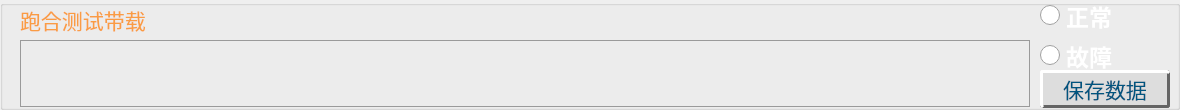
           <widget class="QGroupBox" name="groupBox_2">
            <property name="geometry">
             <rect>
              <x>10</x>
              <y>120</y>
              <width>1180</width>
              <height>110</height>
             </rect>
            </property>
            <property name="styleSheet">
             <string notr="true"/>
            </property>
            <property name="title">
             <string/>
            </property>
            <widget class="QLabel" name="lab_2">
             <property name="geometry">
              <rect>
               <x>20</x>
               <y>5</y>
               <width>1010</width>
               <height>30</height>
              </rect>
             </property>
             <property name="minimumSize">
              <size>
               <width>0</width>
               <height>0</height>
              </size>
             </property>
             <property name="maximumSize">
              <size>
               <width>9999999</width>
               <height>16777215</height>
              </size>
             </property>
             <property name="font">
              <font>
               <family>华光标题宋_CNKI</family>
               <pointsize>16</pointsize>
               <weight>50</weight>
               <bold>false</bold>
              </font>
             </property>
             <property name="styleSheet">
              <string notr="true">color: rgb(250, 156, 68);</string>
             </property>
             <property name="text">
              <string>跑合测试带载</string>
             </property>
             <property name="alignment">
              <set>Qt::AlignLeading|Qt::AlignLeft|Qt::AlignVCenter</set>
             </property>
            </widget>
            <widget class="QRadioButton" name="rad_3">
             <property name="geometry">
              <rect>
               <x>1040</x>
               <y>0</y>
               <width>182</width>
               <height>31</height>
              </rect>
             </property>
             <property name="font">
              <font>
               <family>黑体</family>
               <pointsize>17</pointsize>
               <weight>75</weight>
               <bold>true</bold>
              </font>
             </property>
             <property name="cursor">
              <cursorShape>PointingHandCursor</cursorShape>
             </property>
             <property name="styleSheet">
              <string notr="true">QRadioButton::indicator {
    width: 20px;
    height: 20px;
}
 
QRadioButton::indicator::unchecked {
image: url(:/res/account/unchecked.png);
}
 
QRadioButton::indicator:unchecked:hover {
image: url(:/res/account/unchecked.png);
}
 
QRadioButton::indicator:unchecked:pressed {
image: url(:/res/account/unchecked.png);
}
 
QRadioButton::indicator::checked {
image: url(:/res/account/checked.png);
}
 
QRadioButton::indicator:checked:hover {
image: url(:/res/account/checked.png);
}
 
QRadioButton::indicator:checked:pressed {
image: url(:/res/account/checked.png);
}
QRadioButton {
color: rgb(255, 255, 255);
}</string>
             </property>
             <property name="text">
              <string>正常</string>
             </property>
             <property name="iconSize">
              <size>
               <width>30</width>
               <height>16</height>
              </size>
             </property>
            </widget>
            <widget class="QRadioButton" name="rad_4">
             <property name="geometry">
              <rect>
               <x>1040</x>
               <y>40</y>
               <width>182</width>
               <height>31</height>
              </rect>
             </property>
             <property name="font">
              <font>
               <family>黑体</family>
               <pointsize>17</pointsize>
               <weight>75</weight>
               <bold>true</bold>
              </font>
             </property>
             <property name="cursor">
              <cursorShape>PointingHandCursor</cursorShape>
             </property>
             <property name="styleSheet">
              <string notr="true">QRadioButton::indicator {
    width: 20px;
    height: 20px;
}
 
QRadioButton::indicator::unchecked {
image: url(:/res/account/unchecked.png);
}
 
QRadioButton::indicator:unchecked:hover {
image: url(:/res/account/unchecked.png);
}
 
QRadioButton::indicator:unchecked:pressed {
image: url(:/res/account/unchecked.png);
}
 
QRadioButton::indicator::checked {
image: url(:/res/account/checked.png);
}
 
QRadioButton::indicator:checked:hover {
image: url(:/res/account/checked.png);
}
 
QRadioButton::indicator:checked:pressed {
image: url(:/res/account/checked.png);
}
QRadioButton {
color: rgb(255, 255, 255);
}
QRadioButton:checked {
color: rgb(255, 96, 48);
}</string>
             </property>
             <property name="text">
              <string>故障</string>
             </property>
             <property name="iconSize">
              <size>
               <width>30</width>
               <height>16</height>
              </size>
             </property>
            </widget>
            <widget class="QTextEdit" name="text_2">
             <property name="enabled">
              <bool>true</bool>
             </property>
             <property name="geometry">
              <rect>
               <x>20</x>
               <y>40</y>
               <width>1010</width>
               <height>67</height>
              </rect>
             </property>
             <property name="font">
              <font>
               <family>微软雅黑</family>
               <pointsize>10</pointsize>
               <weight>75</weight>
               <bold>true</bold>
              </font>
             </property>
             <property name="focusPolicy">
              <enum>Qt::StrongFocus</enum>
             </property>
             <property name="styleSheet">
              <string notr="true">border-color: rgb(154, 154, 154);
background-color: rgba(255, 255, 255,0);
color: rgb(255, 255, 255);
border-style:solid;
border-width:1px;</string>
             </property>
             <property name="html">
              <string>&lt;!DOCTYPE HTML PUBLIC &quot;-//W3C//DTD HTML 4.0//EN&quot; &quot;http://www.w3.org/TR/REC-html40/strict.dtd&quot;&gt;
&lt;html&gt;&lt;head&gt;&lt;meta name=&quot;qrichtext&quot; content=&quot;1&quot; /&gt;&lt;style type=&quot;text/css&quot;&gt;
p, li { white-space: pre-wrap; }
&lt;/style&gt;&lt;/head&gt;&lt;body style=&quot; font-family:'微软雅黑'; font-size:10pt; font-weight:600; font-style:normal;&quot;&gt;
&lt;p style=&quot;-qt-paragraph-type:empty; margin-top:12px; margin-bottom:12px; margin-left:0px; margin-right:0px; -qt-block-indent:0; text-indent:0px; font-family:'新宋体'; font-size:14pt; font-weight:400;&quot;&gt;&lt;br /&gt;&lt;/p&gt;&lt;/body&gt;&lt;/html&gt;</string>
             </property>
            </widget>
            <widget class="QPushButton" name="btn_9">
             <property name="geometry">
              <rect>
               <x>1040</x>
               <y>70</y>
               <width>130</width>
               <height>38</height>
              </rect>
             </property>
             <property name="minimumSize">
              <size>
               <width>0</width>
               <height>0</height>
              </size>
             </property>
             <property name="maximumSize">
              <size>
               <width>300</width>
               <height>50</height>
              </size>
             </property>
             <property name="font">
              <font>
               <family>华光大标宋_CNKI</family>
               <pointsize>16</pointsize>
               <weight>50</weight>
               <bold>false</bold>
              </font>
             </property>
             <property name="styleSheet">
              <string notr="true">QPushButton{
color: rgb(0, 85, 127);
background:#DDDDDD; 
border-right:3px solid #646464; 
border-bottom:3px solid #646464;
border-left:3px solid #FFFFFF;
border-top:3px solid #FFFFFF; 
border-radius:3px;
}                

QPushButton:pressed{
background:#DDDDDD; 
border-right:2px solid #FFFFFF; 
border-bottom:2px solid #FFFFFF;
border-left:2px solid #646464;
border-top:2px solid #646464; 
border-radius:2px;
}

QPushButton:checked {
background:#bbbbbb; 
border-right:4px solid #FFFFFF; 
border-bottom:4px solid #FFFFFF;
border-left:4px solid #646464;
border-top:4px solid #646464; 
border-radius:4px;
}</string>
             </property>
             <property name="text">
              <string>保存数据</string>
             </property>
            </widget>
           </widget>
